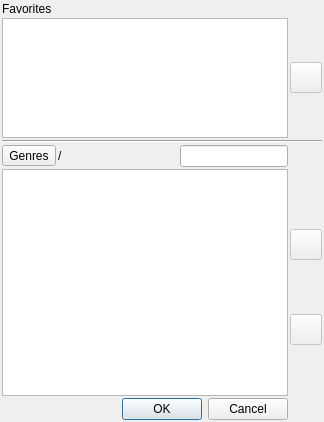
<?xml version="1.0" encoding="UTF-8"?>
<ui version="4.0">
 <class>CWebRadiosManager</class>
 <widget class="QDialog" name="CWebRadiosManager">
  <property name="geometry">
   <rect>
    <x>0</x>
    <y>0</y>
    <width>324</width>
    <height>422</height>
   </rect>
  </property>
  <property name="windowTitle">
   <string>Web radios</string>
  </property>
  <layout class="QGridLayout" name="gridLayout">
   <property name="leftMargin">
    <number>2</number>
   </property>
   <property name="topMargin">
    <number>2</number>
   </property>
   <property name="rightMargin">
    <number>2</number>
   </property>
   <property name="bottomMargin">
    <number>2</number>
   </property>
   <property name="spacing">
    <number>2</number>
   </property>
   <item row="0" column="0">
    <widget class="QLabel" name="label">
     <property name="text">
      <string>Favorites</string>
     </property>
    </widget>
   </item>
   <item row="1" column="0">
    <widget class="QListWidget" name="m_favorites">
     <property name="sizePolicy">
      <sizepolicy hsizetype="Expanding" vsizetype="Fixed">
       <horstretch>0</horstretch>
       <verstretch>0</verstretch>
      </sizepolicy>
     </property>
     <property name="maximumSize">
      <size>
       <width>16777215</width>
       <height>120</height>
      </size>
     </property>
     <property name="font">
      <font>
       <family>Georgia</family>
       <pointsize>14</pointsize>
      </font>
     </property>
     <property name="alternatingRowColors">
      <bool>true</bool>
     </property>
     <property name="selectionMode">
      <enum>QAbstractItemView::ExtendedSelection</enum>
     </property>
     <property name="iconSize">
      <size>
       <width>24</width>
       <height>24</height>
      </size>
     </property>
     <property name="uniformItemSizes">
      <bool>true</bool>
     </property>
     <property name="sortingEnabled">
      <bool>false</bool>
     </property>
    </widget>
   </item>
   <item row="1" column="1">
    <widget class="QToolButton" name="m_remove">
     <property name="enabled">
      <bool>false</bool>
     </property>
     <property name="icon">
      <iconset resource="icons.qrc">
       <normaloff>:/icons/minus.png</normaloff>:/icons/minus.png</iconset>
     </property>
     <property name="iconSize">
      <size>
       <width>24</width>
       <height>24</height>
      </size>
     </property>
    </widget>
   </item>
   <item row="2" column="0" colspan="2">
    <widget class="Line" name="line">
     <property name="orientation">
      <enum>Qt::Horizontal</enum>
     </property>
    </widget>
   </item>
   <item row="3" column="0">
    <layout class="QHBoxLayout" name="horizontalLayout">
     <item>
      <widget class="QToolButton" name="m_genres">
       <property name="text">
        <string>Genres</string>
       </property>
      </widget>
     </item>
     <item>
      <widget class="QLabel" name="label_2">
       <property name="text">
        <string>/</string>
       </property>
      </widget>
     </item>
     <item>
      <widget class="QLabel" name="m_genre">
       <property name="text">
        <string/>
       </property>
      </widget>
     </item>
     <item>
      <spacer name="horizontalSpacer">
       <property name="orientation">
        <enum>Qt::Horizontal</enum>
       </property>
       <property name="sizeHint" stdset="0">
        <size>
         <width>40</width>
         <height>20</height>
        </size>
       </property>
      </spacer>
     </item>
     <item>
      <widget class="QLineEdit" name="m_text"/>
     </item>
    </layout>
   </item>
   <item row="4" column="0">
    <widget class="QListWidget" name="m_providerContent">
     <property name="font">
      <font>
       <family>Georgia</family>
       <pointsize>14</pointsize>
      </font>
     </property>
     <property name="alternatingRowColors">
      <bool>true</bool>
     </property>
     <property name="iconSize">
      <size>
       <width>24</width>
       <height>24</height>
      </size>
     </property>
     <property name="uniformItemSizes">
      <bool>true</bool>
     </property>
    </widget>
   </item>
   <item row="5" column="0">
    <widget class="QDialogButtonBox" name="buttonBox">
     <property name="orientation">
      <enum>Qt::Horizontal</enum>
     </property>
     <property name="standardButtons">
      <set>QDialogButtonBox::Cancel|QDialogButtonBox::Ok</set>
     </property>
    </widget>
   </item>
   <item row="3" column="1" rowspan="2">
    <layout class="QVBoxLayout" name="verticalLayout">
     <item>
      <widget class="QToolButton" name="m_search">
       <property name="icon">
        <iconset resource="icons.qrc">
         <normaloff>:/icons/search.png</normaloff>:/icons/search.png</iconset>
       </property>
       <property name="iconSize">
        <size>
         <width>24</width>
         <height>24</height>
        </size>
       </property>
       <property name="autoRaise">
        <bool>true</bool>
       </property>
      </widget>
     </item>
     <item>
      <spacer name="verticalSpacer">
       <property name="orientation">
        <enum>Qt::Vertical</enum>
       </property>
       <property name="sizeHint" stdset="0">
        <size>
         <width>20</width>
         <height>40</height>
        </size>
       </property>
      </spacer>
     </item>
     <item>
      <widget class="QToolButton" name="m_add">
       <property name="enabled">
        <bool>false</bool>
       </property>
       <property name="icon">
        <iconset resource="icons.qrc">
         <normaloff>:/icons/plus.png</normaloff>:/icons/plus.png</iconset>
       </property>
       <property name="iconSize">
        <size>
         <width>24</width>
         <height>24</height>
        </size>
       </property>
      </widget>
     </item>
     <item>
      <spacer name="verticalSpacer_2">
       <property name="orientation">
        <enum>Qt::Vertical</enum>
       </property>
       <property name="sizeHint" stdset="0">
        <size>
         <width>20</width>
         <height>40</height>
        </size>
       </property>
      </spacer>
     </item>
     <item>
      <widget class="QToolButton" name="m_play">
       <property name="enabled">
        <bool>false</bool>
       </property>
       <property name="icon">
        <iconset resource="icons.qrc">
         <normaloff>:/icons/stopped.png</normaloff>:/icons/stopped.png</iconset>
       </property>
       <property name="iconSize">
        <size>
         <width>24</width>
         <height>24</height>
        </size>
       </property>
      </widget>
     </item>
     <item>
      <spacer name="verticalSpacer_3">
       <property name="orientation">
        <enum>Qt::Vertical</enum>
       </property>
       <property name="sizeHint" stdset="0">
        <size>
         <width>20</width>
         <height>40</height>
        </size>
       </property>
      </spacer>
     </item>
    </layout>
   </item>
  </layout>
 </widget>
 <resources>
  <include location="icons.qrc"/>
 </resources>
 <connections>
  <connection>
   <sender>buttonBox</sender>
   <signal>accepted()</signal>
   <receiver>CWebRadiosManager</receiver>
   <slot>accept()</slot>
   <hints>
    <hint type="sourcelabel">
     <x>248</x>
     <y>254</y>
    </hint>
    <hint type="destinationlabel">
     <x>157</x>
     <y>274</y>
    </hint>
   </hints>
  </connection>
  <connection>
   <sender>buttonBox</sender>
   <signal>rejected()</signal>
   <receiver>CWebRadiosManager</receiver>
   <slot>reject()</slot>
   <hints>
    <hint type="sourcelabel">
     <x>316</x>
     <y>260</y>
    </hint>
    <hint type="destinationlabel">
     <x>286</x>
     <y>274</y>
    </hint>
   </hints>
  </connection>
 </connections>
</ui>
